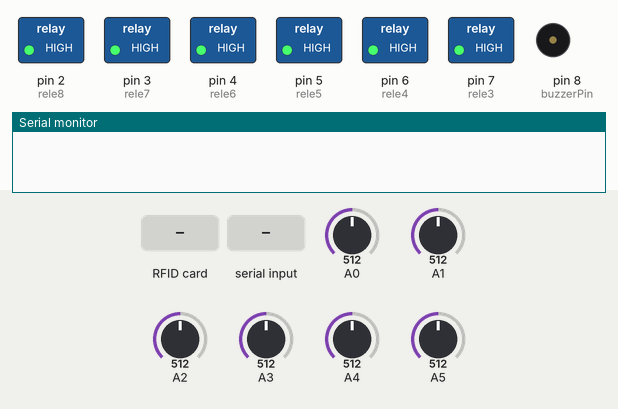
This sketch was run on a simulated Arduino Uno, built with avr-gcc and run on an emulated ATmega328P. Shown: switched loads named in the sketch (green lamp = pin HIGH), buzzer (waves = sounding), the last lines printed to the serial monitor. The inputs (shaded band) are chosen by the test bench; at power-on: A0 = 512, A1 = 512, A2 = 512, A3 = 512, A4 = 512, A5 = 512. Pins used as bus, display or sensor lines are not drawn.

Above: at 1.2 s.
1.3 s: RFID card 5E 7A 19 C4 held to the reader
At 1.36 s:
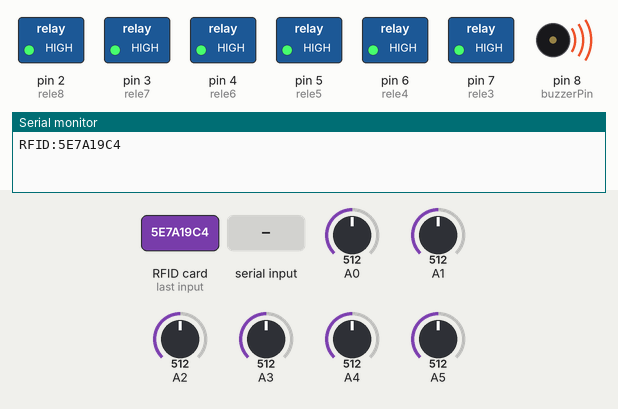
2.9 s: "R3:1\n" received over Serial
At 4.0 s:
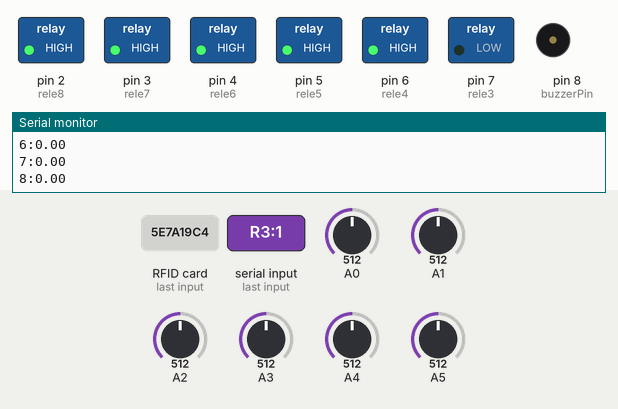
4.4 s: "R5:1\n" received over Serial
At 5.3 s:
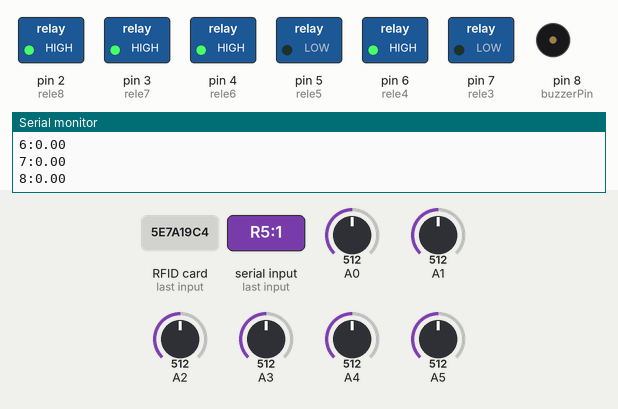
5.9 s: "R3:150\n" received over Serial
At 6.6 s:
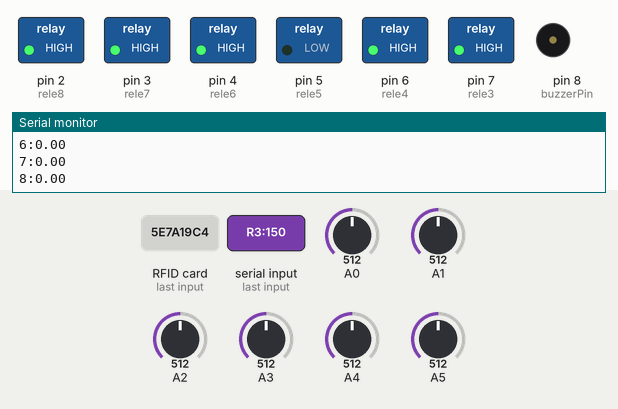
7.4 s: "R4:1\n" received over Serial
At 8.3 s:
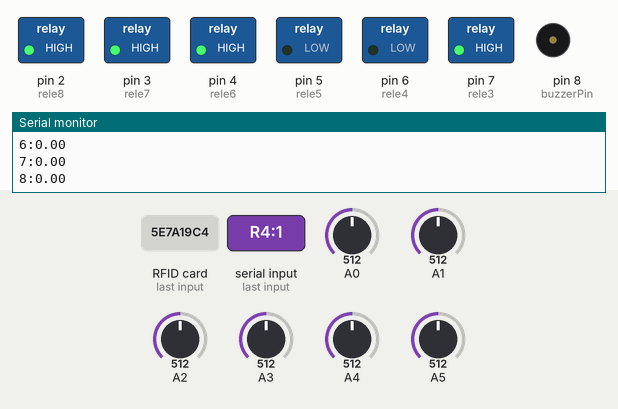
8.9 s: "R5:150\n" received over Serial
At 9.7 s:
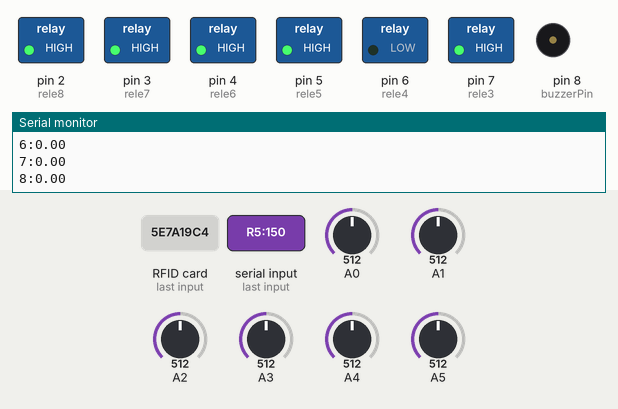
Timing chart, 0 to 11.4 s (numbered marks = the images above; inputs shaded):
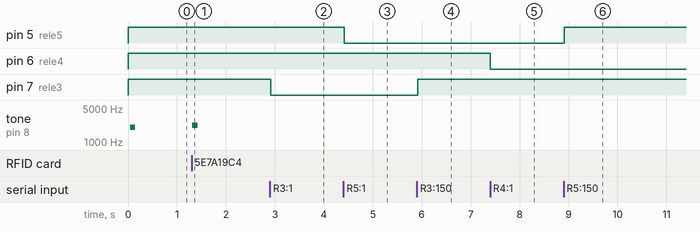

Measured:
- after the input at 1.3 s, tone on pin 8 (buzzerPin): silent → 2200 Hz at once, → silent 0.12 s later
- after the input at 2.9 s, pin 7 (rele3): HIGH → LOW at once
- after the input at 4.4 s, pin 5 (rele5): HIGH → LOW at once
- after the input at 5.9 s, pin 7 (rele3): LOW → HIGH at once
- after the input at 7.4 s, pin 6 (rele4): HIGH → LOW at once
- after the input at 8.9 s, pin 5 (rele5): LOW → HIGH at once

The sketch:

arduino_controller.ino
```cpp
// =================================================================
// VoltMind - Arduino Controller (Relay & ACS712 Telemetry & RFID & Buzzer)
// =================================================================
#include <SPI.h>
#include <MFRC522.h>

// Pines de los relés (Salidas Digitales)
const int rele3 = 7; // Banco 1
const int rele4 = 6; // Banco 2
const int rele5 = 5; // Zona 1
const int rele6 = 4; // Zona 2
const int rele7 = 3; // Zona 3
const int rele8 = 2; // Zona 4

// Pines de los sensores de corriente ACS712 (Entradas Analógicas)
const int sensor3 = A4; // Medidor Banco 1
const int sensor4 = A5; // Medidor Banco 2
const int sensor5 = A3; // Medidor Zona 1
const int sensor6 = A1; // Medidor Zona 2
const int sensor7 = A2; // Medidor Zona 3
const int sensor8 = A0; // Medidor Zona 4

// Constantes para el cálculo de potencia
const float VOLTAJE_RED = 120.0; // Voltaje RMS nominal de la red en Colombia (cambiar si es necesario)
const float SENSIBILIDAD_ACS712 = 0.185; // 185mV/A para modelo de 5A. 0.100 para 20A, 0.066 para 30A.

unsigned long tiempoAnterior = 0;
const long intervaloEnvio = 2000; // Enviar lecturas cada 2 segundos

// =================================================================
// Hardware Adicional (RFID & Buzzer)
// =================================================================
#define RST_PIN 9
#define SS_PIN 10
MFRC522 mfrc522(SS_PIN, RST_PIN);

const int buzzerPin = 8;

void setup() {
  // Inicializar comunicación serial a 9600 baudios
  Serial.begin(9600);

  // Configurar pines de relés como salidas
  pinMode(rele3, OUTPUT);
  pinMode(rele4, OUTPUT);
  pinMode(rele5, OUTPUT);
  pinMode(rele6, OUTPUT);
  pinMode(rele7, OUTPUT);
  pinMode(rele8, OUTPUT);

  // ESTADO INICIAL: APAGADO (Lógica Inversa: HIGH apaga el flujo eléctrico en módulos comerciales de relés)
  digitalWrite(rele3, HIGH);
  digitalWrite(rele4, HIGH);
  digitalWrite(rele5, HIGH);
  digitalWrite(rele6, HIGH);
  digitalWrite(rele7, HIGH);
  digitalWrite(rele8, HIGH);

  // Configurar RFID
  SPI.begin();
  mfrc522.PCD_Init();

  // Configurar Buzzer
  pinMode(buzzerPin, OUTPUT);

  // Pitido corto de confirmación al encender el Arduino
  tone(buzzerPin, 2000, 100);
}

void sonarBuzzer(int tipo) {
  if (tipo == 1) { // Éxito / Lectura (Dos pitidos cortos)
    tone(buzzerPin, 2000, 100);
    delay(150);
    tone(buzzerPin, 2000, 100);
  } else if (tipo == 0) { // Error (Pitido largo grave)
    tone(buzzerPin, 800, 600);
  } else if (tipo == 2) { // Pitido simple de lectura
    tone(buzzerPin, 2200, 120);
  }
}


void loop() {
  // 1. Escuchar comandos desde la Raspberry Pi (o PC por Serial USB)
  if (Serial.available() > 0) {
    String comando = Serial.readStringUntil('\n');
    comando.trim();

    int separadorIndex = comando.indexOf(':');
    if (separadorIndex != -1) {
      String idStr = comando.substring(0, separadorIndex);
      String estadoStr = comando.substring(separadorIndex + 1);

      int estado = estadoStr.toInt(); // '1' para ENCENDER (LOW), '0' para APAGAR (HIGH)
      int valorPin = (estado == 1) ? LOW : HIGH;

      if (idStr == "R3") {
        digitalWrite(rele3, valorPin);
      } else if (idStr == "R4") {
        digitalWrite(rele4, valorPin);
      } else if (idStr == "R5") {
        digitalWrite(rele5, valorPin);
      } else if (idStr == "R6") {
        digitalWrite(rele6, valorPin);
      } else if (idStr == "R7") {
        digitalWrite(rele7, valorPin);
      } else if (idStr == "R8") {
        digitalWrite(rele8, valorPin);
      } else if (idStr == "M") {
        // Comando Master: Afecta a todos los relés configurados
        digitalWrite(rele3, valorPin);
        digitalWrite(rele4, valorPin);
        digitalWrite(rele5, valorPin);
        digitalWrite(rele6, valorPin);
        digitalWrite(rele7, valorPin);
        digitalWrite(rele8, valorPin);
      } else if (idStr == "BUZZER") {
        // Comandos de feedback sonoro desde el servidor
        sonarBuzzer(estado);
      }
    }
  }

  // 2. Medir consumo y enviar telemetría en formato ID:WATTS
  unsigned long tiempoActual = millis();
  if (tiempoActual - tiempoAnterior >= intervaloEnvio) {
    tiempoAnterior = tiempoActual;

    float watts3 = calcularWatts(sensor3);
    float watts4 = calcularWatts(sensor4);
    float watts5 = calcularWatts(sensor5);
    float watts6 = calcularWatts(sensor6);
    float watts7 = calcularWatts(sensor7);
    float watts8 = calcularWatts(sensor8);

    // Enviar datos por serial
    Serial.print("3:"); Serial.println(watts3);
    Serial.print("4:"); Serial.println(watts4);
    Serial.print("5:"); Serial.println(watts5);
    Serial.print("6:"); Serial.println(watts6);
    Serial.print("7:"); Serial.println(watts7);
    Serial.print("8:"); Serial.println(watts8);
  }

  // 3. Leer tarjeta RFID
  if (mfrc522.PICC_IsNewCardPresent() && mfrc522.PICC_ReadCardSerial()) {
    String uidString = "";
    for (byte i = 0; i < mfrc522.uid.size; i++) {
      uidString += String(mfrc522.uid.uidByte[i] < 0x10 ? "0" : "");
      uidString += String(mfrc522.uid.uidByte[i], HEX);
    }
    uidString.toUpperCase();

    // Enviar el UID leido por Serial (lo escuchará la Raspberry o PC)
    Serial.print("RFID:");
    Serial.println(uidString);

    // Pitido corto de confirmación de lectura local
    sonarBuzzer(2);

    // Detener la lectura para no enviar el mismo ID repetidas veces muy rápido
    mfrc522.PICC_HaltA();
  }
}

// Función básica para obtener el consumo RMS de un ACS712
float calcularWatts(int pinSensor) {
  int valorMinimo = 1024;
  int valorMaximo = 0;

  unsigned long inicioMuestreo = millis();
  // Muestrear por 50ms para capturar al menos 3 ciclos completos a 60Hz
  while (millis() - inicioMuestreo < 50) {
    int valorLeido = analogRead(pinSensor);
    if (valorLeido < valorMinimo) valorMinimo = valorLeido;
    if (valorLeido > valorMaximo) valorMaximo = valorLeido;
  }

  // Convertir a voltaje pico a pico (0 a 5V en ADC de 10 bits)
  float voltajePicoPico = ((valorMaximo - valorMinimo) * 5.0) / 1024.0;

  // Voltaje RMS = (Vpp / 2) * 0.707
  float voltajeRMS = (voltajePicoPico / 2.0) * 0.707;

  // Corriente RMS = Vrms / Sensibilidad
  float corrienteRMS = voltajeRMS / SENSIBILIDAD_ACS712;

  // Filtro de ruido básico: si es menor a 150mA consideramos que no hay carga
  if (corrienteRMS < 0.15) corrienteRMS = 0.0;

  // Potencia activa en Watts = I_rms * V_red
  float watts = corrienteRMS * VOLTAJE_RED;

  return watts;
}
```
